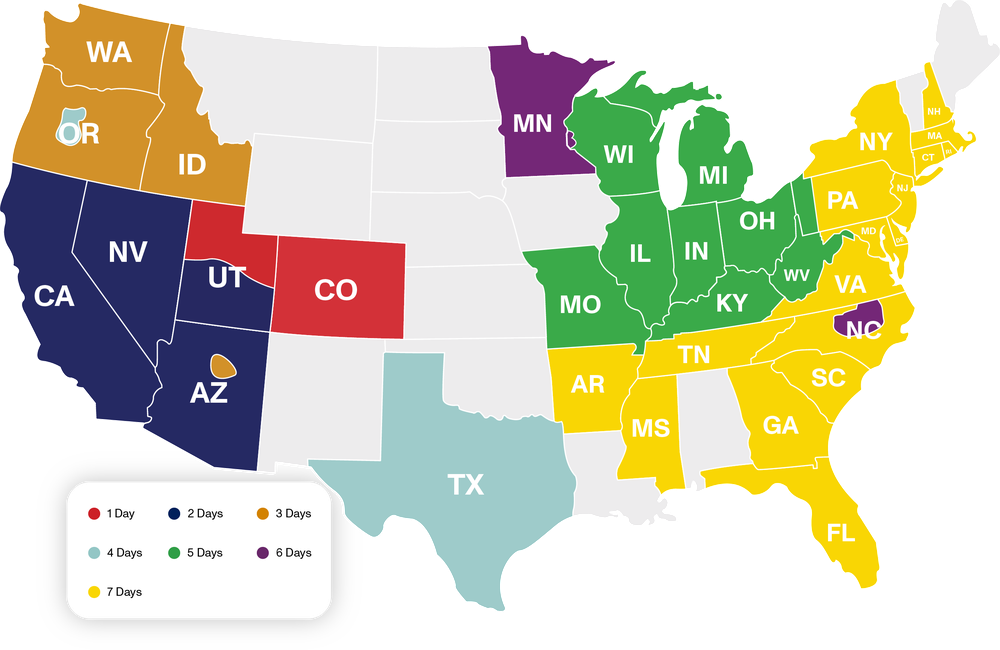
#> input picture samples/delivery-hover-5.png, 1000 x 650 px, shrunk from 2675 x 1740 before the run, found by its file name
$ python palette.py
#> lines starting #> are read from the running program, lines starting #| are printed output that depends on the picture
from collections import Counter
from pathlib import Path

from PIL import Image

IMAGES = [
    Path("samples/delivery-hover-5.png"),
    Path("samples/delivery-hover-15.png"),
]


def report(path):
    raw = Image.open(path)
#> raw is the input picture: PIL image 1000x650 RGBA; mean R, G, B, A 120.7, 119.4, 95.5, 163.4

    print("=" * 60)
    print("file   " + path.name)
    print("mode   " + raw.mode)
#| mode   RGBA
    print("size   {} x {}".format(raw.width, raw.height))
#| size   1000 x 650

    if raw.mode == "RGBA":
        alpha = Counter(raw.getchannel("A").getdata())
#> alpha = 256 items
        opaque = alpha.get(255, 0)
#> opaque = 407281
        clear = alpha.get(0, 0)
#> clear = 205276
        partial = sum(c for a, c in alpha.items() if 0 < a < 255)
#> partial = 37443
        print("alpha  {:,} opaque".format(opaque))
#| alpha  407,281 opaque
        print("       {:,} transparent".format(clear))
#|        205,276 transparent
        print("       {:,} partial".format(partial))
#|        37,443 partial

    image = raw.convert("RGB")
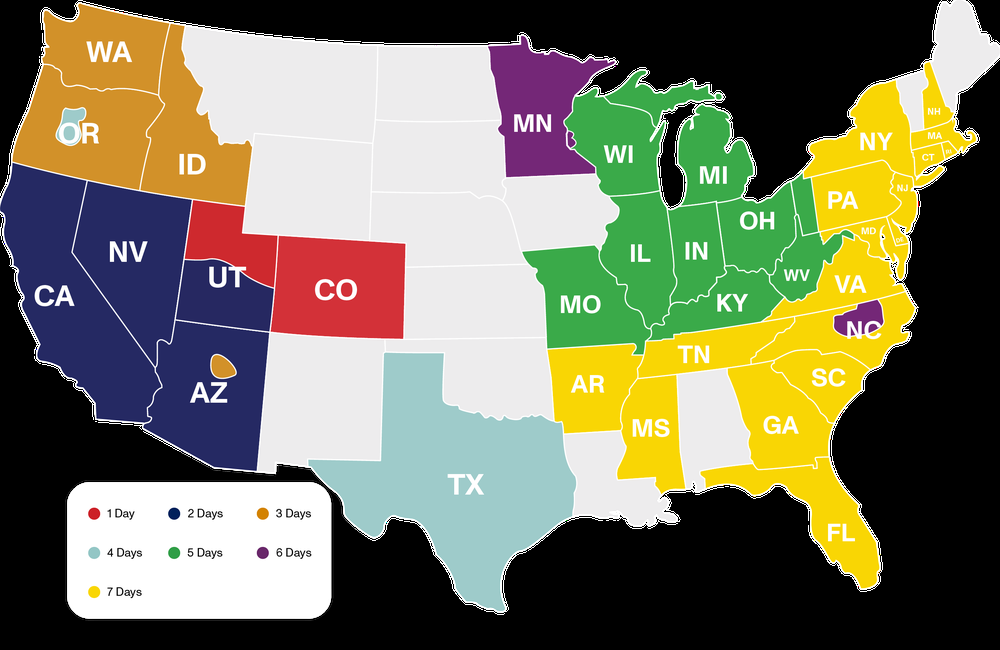
#> image: PIL image 1000x650 RGB; mean R, G, B 120.7, 119.4, 95.5
    counts = Counter(image.getdata())
#> counts = 10977 items
    print("colors {:,} distinct".format(len(counts)))
#| colors 10,977 distinct
    print("")

    for color, count in counts.most_common(12):
        hexcode = "#%02X%02X%02X" % color
        print("  {}  {:>10,} px".format(hexcode, count))
#> this loop made 12 passes
#> (color, count, hexcode) on passes 1 to 12: ((0, 0, 0), 226493, '#000000'), ((237, 236, 237), 106801, '#EDECED'), ((255, 255, 255), 44772, '#FFFFFF'), ((249, 214, 4), 41816, '#F9D604'), ((37, 41, 99), 39716, '#252963'), ((58, 170, 73), 34650, '#3AAA49'), ((158, 203, 202), 30353, '#9ECBCA'), ((210, 145, 41), 23672, '#D29129'), ((211, 49, 56), 10494, '#D33138'), ((116, 39, 119), 8540, '#742777'), ((38, 40, 97), 3945, '#262861'), ((206, 41, 46), 3873, '#CE292E')
#|   #000000     226,493 px
#|   #EDECED     106,801 px
#|   #FFFFFF      44,772 px
#|   #F9D604      41,816 px
#|   #252963      39,716 px
#|   #3AAA49      34,650 px
#|   #9ECBCA      30,353 px
#|   #D29129      23,672 px
#> (further printed lines are left out)
    print("")


for path in IMAGES:
    report(path)
#> pass 2 of the loop `for path in IMAGES:`:
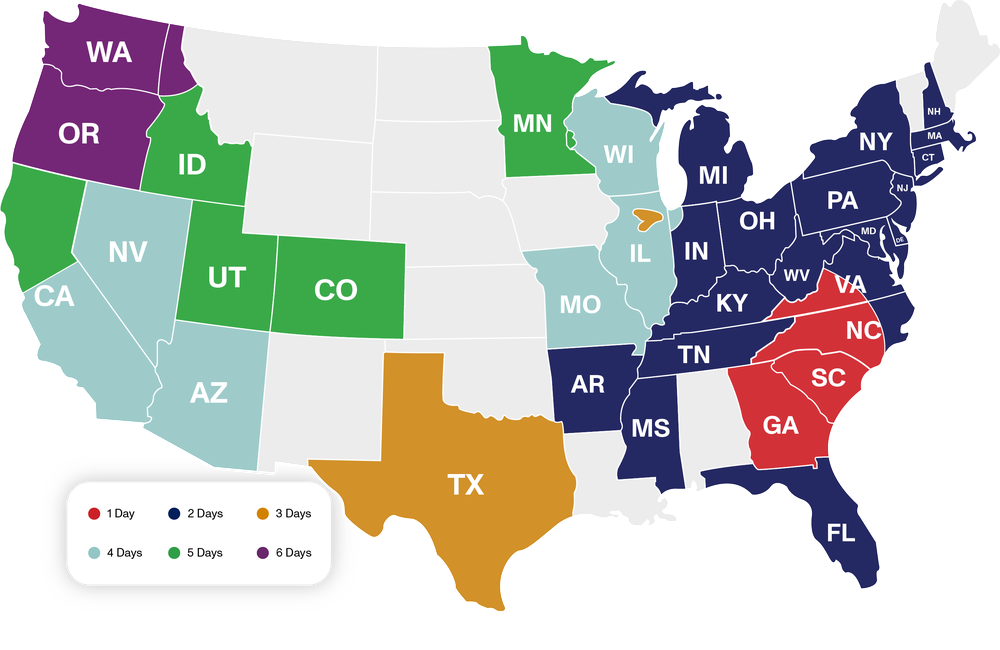
#> input picture samples/delivery-hover-15.png, 1000 x 650 px, shrunk from 2675 x 1740 before the run, found by its file name
#> in report, raw is the input picture: PIL image 1000x650 RGBA; mean R, G, B, A 105.8, 108.3, 104.7, 159.9
#| mode   RGBA
#| size   1000 x 650
#> opaque = 398544
#> clear = 218742
#> partial = 32714
#| alpha  398,544 opaque
#|        218,742 transparent
#|        32,714 partial
#> in report (call 2), `image = raw.convert("RGB")`:
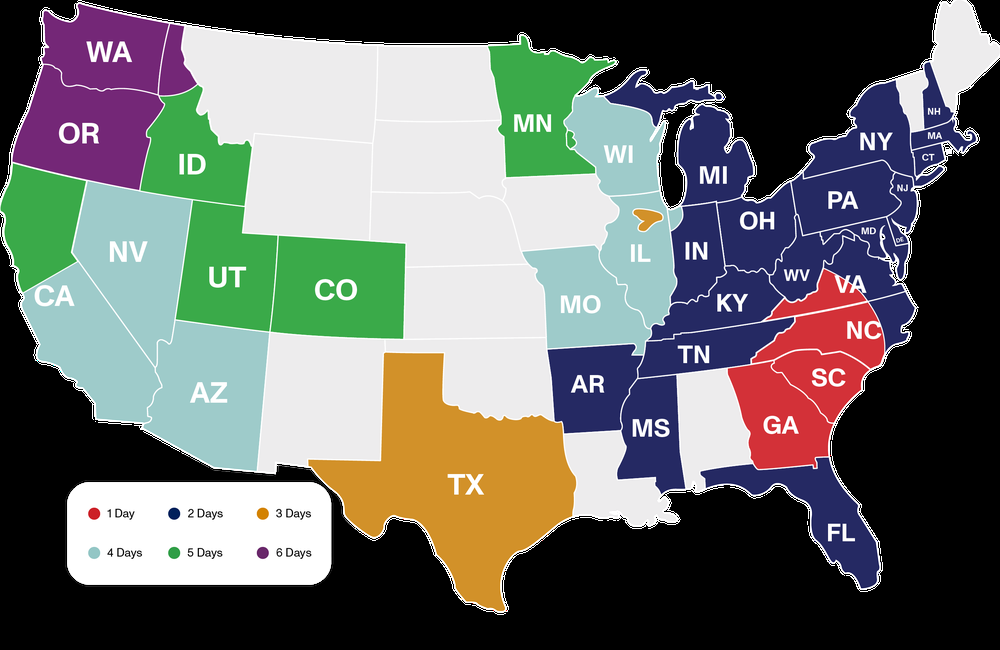
#> image: PIL image 1000x650 RGB; mean R, G, B 105.8, 108.3, 104.7
#> counts = 9274 items
#| colors 9,274 distinct
#> the loop in report (call 2), `for color, count in counts.most_common(12):` made 12 passes
#> (color, count, hexcode) on passes 1 to 8: ((0, 0, 0), 235427, '#000000'), ((237, 236, 237), 106809, '#EDECED'), ((158, 203, 202), 50845, '#9ECBCA'), ((37, 41, 99), 47288, '#252963'), ((58, 170, 73), 39960, '#3AAA49'), ((255, 255, 255), 37641, '#FFFFFF'), ((210, 145, 41), 30085, '#D29129'), ((116, 39, 119), 17156, '#742777')
#> (printed output is left out)
